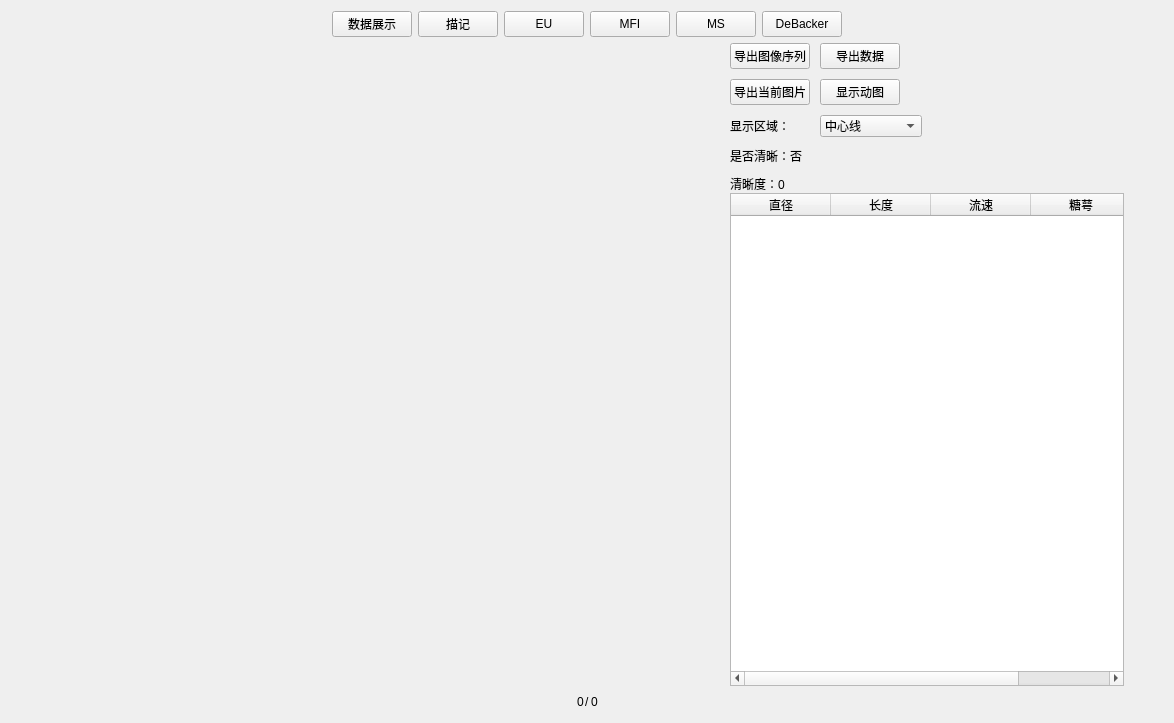
<?xml version="1.0" encoding="UTF-8"?>
<ui version="4.0">
 <class>DataAnalysis</class>
 <widget class="QWidget" name="DataAnalysis">
  <property name="geometry">
   <rect>
    <x>0</x>
    <y>0</y>
    <width>1174</width>
    <height>723</height>
   </rect>
  </property>
  <property name="windowTitle">
   <string>流速--图像解析</string>
  </property>
  <property name="windowIcon">
   <iconset resource="flowrate.qrc">
    <normaloff>:/icons/image/icon.ico</normaloff>:/icons/image/icon.ico</iconset>
  </property>
  <layout class="QVBoxLayout" name="verticalLayout_2">
   <item>
    <layout class="QHBoxLayout" name="horizontalLayout_5">
     <item>
      <spacer name="horizontalSpacer_7">
       <property name="orientation">
        <enum>Qt::Horizontal</enum>
       </property>
       <property name="sizeHint" stdset="0">
        <size>
         <width>40</width>
         <height>20</height>
        </size>
       </property>
      </spacer>
     </item>
     <item>
      <widget class="QPushButton" name="dataDisplay">
       <property name="sizePolicy">
        <sizepolicy hsizetype="Preferred" vsizetype="Preferred">
         <horstretch>0</horstretch>
         <verstretch>0</verstretch>
        </sizepolicy>
       </property>
       <property name="focusPolicy">
        <enum>Qt::NoFocus</enum>
       </property>
       <property name="text">
        <string>数据展示</string>
       </property>
      </widget>
     </item>
     <item>
      <widget class="QPushButton" name="vesselGraph">
       <property name="sizePolicy">
        <sizepolicy hsizetype="Preferred" vsizetype="Preferred">
         <horstretch>0</horstretch>
         <verstretch>0</verstretch>
        </sizepolicy>
       </property>
       <property name="focusPolicy">
        <enum>Qt::NoFocus</enum>
       </property>
       <property name="text">
        <string>描记</string>
       </property>
      </widget>
     </item>
     <item>
      <widget class="QPushButton" name="EU">
       <property name="sizePolicy">
        <sizepolicy hsizetype="Preferred" vsizetype="Preferred">
         <horstretch>0</horstretch>
         <verstretch>0</verstretch>
        </sizepolicy>
       </property>
       <property name="focusPolicy">
        <enum>Qt::NoFocus</enum>
       </property>
       <property name="styleSheet">
        <string notr="true"/>
       </property>
       <property name="text">
        <string>EU</string>
       </property>
      </widget>
     </item>
     <item>
      <widget class="QPushButton" name="MFI">
       <property name="sizePolicy">
        <sizepolicy hsizetype="Preferred" vsizetype="Preferred">
         <horstretch>0</horstretch>
         <verstretch>0</verstretch>
        </sizepolicy>
       </property>
       <property name="focusPolicy">
        <enum>Qt::NoFocus</enum>
       </property>
       <property name="styleSheet">
        <string notr="true"/>
       </property>
       <property name="text">
        <string>MFI</string>
       </property>
      </widget>
     </item>
     <item>
      <widget class="QPushButton" name="MS">
       <property name="sizePolicy">
        <sizepolicy hsizetype="Preferred" vsizetype="Preferred">
         <horstretch>0</horstretch>
         <verstretch>0</verstretch>
        </sizepolicy>
       </property>
       <property name="focusPolicy">
        <enum>Qt::NoFocus</enum>
       </property>
       <property name="text">
        <string>MS</string>
       </property>
      </widget>
     </item>
     <item>
      <widget class="QPushButton" name="DeBacker">
       <property name="sizePolicy">
        <sizepolicy hsizetype="Preferred" vsizetype="Preferred">
         <horstretch>0</horstretch>
         <verstretch>0</verstretch>
        </sizepolicy>
       </property>
       <property name="focusPolicy">
        <enum>Qt::NoFocus</enum>
       </property>
       <property name="text">
        <string>DeBacker</string>
       </property>
      </widget>
     </item>
     <item>
      <spacer name="horizontalSpacer_8">
       <property name="orientation">
        <enum>Qt::Horizontal</enum>
       </property>
       <property name="sizeHint" stdset="0">
        <size>
         <width>40</width>
         <height>20</height>
        </size>
       </property>
      </spacer>
     </item>
    </layout>
   </item>
   <item>
    <layout class="QGridLayout" name="gridLayout_2" columnstretch="1,1,0,10,1">
     <item row="0" column="0">
      <spacer name="horizontalSpacer">
       <property name="orientation">
        <enum>Qt::Horizontal</enum>
       </property>
       <property name="sizeHint" stdset="0">
        <size>
         <width>40</width>
         <height>20</height>
        </size>
       </property>
      </spacer>
     </item>
     <item row="0" column="1">
      <widget class="QGraphicsView" name="view">
       <property name="sizePolicy">
        <sizepolicy hsizetype="Expanding" vsizetype="Expanding">
         <horstretch>0</horstretch>
         <verstretch>0</verstretch>
        </sizepolicy>
       </property>
       <property name="minimumSize">
        <size>
         <width>656</width>
         <height>492</height>
        </size>
       </property>
       <property name="maximumSize">
        <size>
         <width>656</width>
         <height>492</height>
        </size>
       </property>
       <property name="styleSheet">
        <string notr="true">background-color:transparent;
border:0px solid black;</string>
       </property>
       <property name="verticalScrollBarPolicy">
        <enum>Qt::ScrollBarAlwaysOff</enum>
       </property>
       <property name="horizontalScrollBarPolicy">
        <enum>Qt::ScrollBarAlwaysOff</enum>
       </property>
      </widget>
     </item>
     <item row="0" column="2">
      <spacer name="horizontalSpacer_3">
       <property name="orientation">
        <enum>Qt::Horizontal</enum>
       </property>
       <property name="sizeHint" stdset="0">
        <size>
         <width>18</width>
         <height>20</height>
        </size>
       </property>
      </spacer>
     </item>
     <item row="0" column="4">
      <spacer name="horizontalSpacer_2">
       <property name="orientation">
        <enum>Qt::Horizontal</enum>
       </property>
       <property name="sizeHint" stdset="0">
        <size>
         <width>40</width>
         <height>20</height>
        </size>
       </property>
      </spacer>
     </item>
     <item row="1" column="1">
      <spacer name="verticalSpacer">
       <property name="orientation">
        <enum>Qt::Vertical</enum>
       </property>
       <property name="sizeHint" stdset="0">
        <size>
         <width>20</width>
         <height>40</height>
        </size>
       </property>
      </spacer>
     </item>
     <item row="0" column="3" rowspan="2">
      <layout class="QVBoxLayout" name="verticalLayout" stretch="0,1">
       <property name="spacing">
        <number>0</number>
       </property>
       <item>
        <widget class="QStackedWidget" name="stackedWidget">
         <property name="currentIndex">
          <number>0</number>
         </property>
         <widget class="QWidget" name="page">
          <layout class="QHBoxLayout" name="horizontalLayout">
           <property name="spacing">
            <number>0</number>
           </property>
           <property name="leftMargin">
            <number>0</number>
           </property>
           <property name="topMargin">
            <number>0</number>
           </property>
           <property name="rightMargin">
            <number>0</number>
           </property>
           <property name="bottomMargin">
            <number>0</number>
           </property>
           <item>
            <layout class="QGridLayout" name="gridLayout">
             <property name="spacing">
              <number>10</number>
             </property>
             <item row="0" column="0">
              <widget class="QPushButton" name="exportImageList">
               <property name="sizePolicy">
                <sizepolicy hsizetype="Fixed" vsizetype="Preferred">
                 <horstretch>0</horstretch>
                 <verstretch>0</verstretch>
                </sizepolicy>
               </property>
               <property name="focusPolicy">
                <enum>Qt::NoFocus</enum>
               </property>
               <property name="text">
                <string>导出图像序列</string>
               </property>
              </widget>
             </item>
             <item row="0" column="1">
              <widget class="QPushButton" name="exportData">
               <property name="sizePolicy">
                <sizepolicy hsizetype="Fixed" vsizetype="Preferred">
                 <horstretch>0</horstretch>
                 <verstretch>0</verstretch>
                </sizepolicy>
               </property>
               <property name="text">
                <string>导出数据</string>
               </property>
              </widget>
             </item>
             <item row="1" column="0">
              <widget class="QPushButton" name="exportCurrentImage">
               <property name="sizePolicy">
                <sizepolicy hsizetype="Fixed" vsizetype="Preferred">
                 <horstretch>0</horstretch>
                 <verstretch>0</verstretch>
                </sizepolicy>
               </property>
               <property name="focusPolicy">
                <enum>Qt::NoFocus</enum>
               </property>
               <property name="text">
                <string>导出当前图片</string>
               </property>
              </widget>
             </item>
             <item row="1" column="1">
              <widget class="QPushButton" name="showGif">
               <property name="sizePolicy">
                <sizepolicy hsizetype="Fixed" vsizetype="Preferred">
                 <horstretch>0</horstretch>
                 <verstretch>0</verstretch>
                </sizepolicy>
               </property>
               <property name="text">
                <string>显示动图</string>
               </property>
              </widget>
             </item>
             <item row="2" column="0">
              <widget class="QLabel" name="label">
               <property name="sizePolicy">
                <sizepolicy hsizetype="Fixed" vsizetype="Preferred">
                 <horstretch>0</horstretch>
                 <verstretch>0</verstretch>
                </sizepolicy>
               </property>
               <property name="text">
                <string>显示区域：</string>
               </property>
               <property name="alignment">
                <set>Qt::AlignRight|Qt::AlignTrailing|Qt::AlignVCenter</set>
               </property>
              </widget>
             </item>
             <item row="2" column="1">
              <widget class="QComboBox" name="showRegionCombobox">
               <property name="sizePolicy">
                <sizepolicy hsizetype="Fixed" vsizetype="Fixed">
                 <horstretch>0</horstretch>
                 <verstretch>0</verstretch>
                </sizepolicy>
               </property>
               <item>
                <property name="text">
                 <string>中心线</string>
                </property>
               </item>
               <item>
                <property name="text">
                 <string>边缘轮廓</string>
                </property>
               </item>
               <item>
                <property name="text">
                 <string>中心线与轮廓</string>
                </property>
               </item>
               <item>
                <property name="text">
                 <string>完整区域</string>
                </property>
               </item>
               <item>
                <property name="text">
                 <string>无</string>
                </property>
               </item>
              </widget>
             </item>
             <item row="3" column="0" colspan="2">
              <widget class="QLabel" name="isSharp">
               <property name="sizePolicy">
                <sizepolicy hsizetype="Fixed" vsizetype="Preferred">
                 <horstretch>0</horstretch>
                 <verstretch>0</verstretch>
                </sizepolicy>
               </property>
               <property name="text">
                <string>是否清晰：否</string>
               </property>
              </widget>
             </item>
             <item row="4" column="0" colspan="2">
              <widget class="QLabel" name="sharpness">
               <property name="sizePolicy">
                <sizepolicy hsizetype="Fixed" vsizetype="Preferred">
                 <horstretch>0</horstretch>
                 <verstretch>0</verstretch>
                </sizepolicy>
               </property>
               <property name="text">
                <string>清晰度：0</string>
               </property>
              </widget>
             </item>
            </layout>
           </item>
           <item>
            <spacer name="horizontalSpacer_6">
             <property name="orientation">
              <enum>Qt::Horizontal</enum>
             </property>
             <property name="sizeHint" stdset="0">
              <size>
               <width>141</width>
               <height>20</height>
              </size>
             </property>
            </spacer>
           </item>
          </layout>
         </widget>
        </widget>
       </item>
       <item>
        <widget class="QTableWidget" name="dataDisplayList">
         <column>
          <property name="text">
           <string>直径</string>
          </property>
         </column>
         <column>
          <property name="text">
           <string>长度</string>
          </property>
         </column>
         <column>
          <property name="text">
           <string>流速</string>
          </property>
         </column>
         <column>
          <property name="text">
           <string>糖萼</string>
          </property>
         </column>
        </widget>
       </item>
      </layout>
     </item>
    </layout>
   </item>
   <item>
    <layout class="QHBoxLayout" name="horizontalLayout_3" stretch="1,0,0,0,1">
     <property name="spacing">
      <number>1</number>
     </property>
     <item>
      <spacer name="horizontalSpacer_4">
       <property name="orientation">
        <enum>Qt::Horizontal</enum>
       </property>
       <property name="sizeHint" stdset="0">
        <size>
         <width>40</width>
         <height>20</height>
        </size>
       </property>
      </spacer>
     </item>
     <item>
      <widget class="QLabel" name="currentPageIndex">
       <property name="text">
        <string>0</string>
       </property>
      </widget>
     </item>
     <item>
      <widget class="QLabel" name="dash">
       <property name="text">
        <string>/</string>
       </property>
      </widget>
     </item>
     <item>
      <widget class="QLabel" name="totalPageCount">
       <property name="text">
        <string>0</string>
       </property>
      </widget>
     </item>
     <item>
      <spacer name="horizontalSpacer_5">
       <property name="orientation">
        <enum>Qt::Horizontal</enum>
       </property>
       <property name="sizeHint" stdset="0">
        <size>
         <width>40</width>
         <height>20</height>
        </size>
       </property>
      </spacer>
     </item>
    </layout>
   </item>
  </layout>
 </widget>
 <resources>
  <include location="flowrate.qrc"/>
 </resources>
 <connections/>
</ui>
